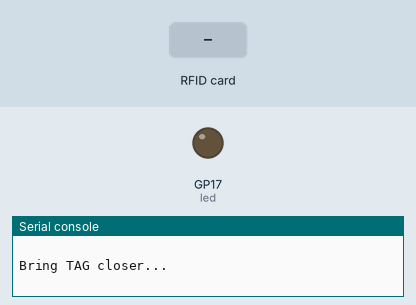
The program below on a simulated Raspberry Pi Pico running MicroPython. Shown: output pins drawn as LEDs (lit = HIGH), the last lines printed to the serial console. The test bench sets the inputs (shaded band).

Above: at 1.2 s.
1.3 s: RFID card 5E 7A 19 C4 held to the reader
At 1.7 s:
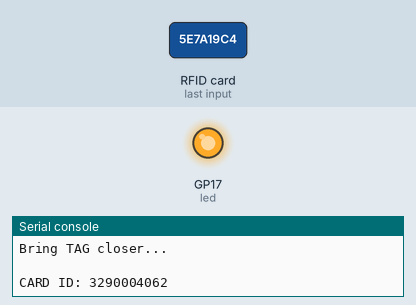
Timing chart, 0 to 4.3 s (numbered marks = the images above; inputs shaded):
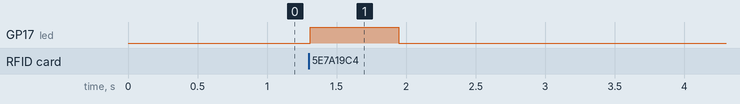

Measured:
- after the input at 1.3 s, GP17 (led): LOW → HIGH at once, → LOW 0.63 s later

The program:

RFID.py
```python
# -------------------------------------------------------------
#
# Description:
#   Print some info about the RFID card every time it scans one
#   Also powers up a LED during every scan
#
# -------------------------------------------------------------

from machine import Pin
from mfrc522 import MFRC522
import utime

reader = MFRC522(spi_id=0,sck=6,miso=4,mosi=7,cs=5,rst=22)

print("\nBring TAG closer...\n")

saved_card_id = ""

led = Pin(17, Pin.OUT)

while True:
    led.value(0)
    reader.init()
    (stat, tag_type) = reader.request(reader.REQIDL)
    if stat == reader.OK:
        (stat, uid) = reader.SelectTagSN()
        if stat == reader.OK:
            led.value(1)
            card = int.from_bytes(bytes(uid),"little",False)
            if str(card) == saved_card_id:
                utime.sleep_ms(50)
                continue
            saved_card_id = str(card)
            print("CARD ID: "+saved_card_id)
            utime.sleep_ms(50)
```
